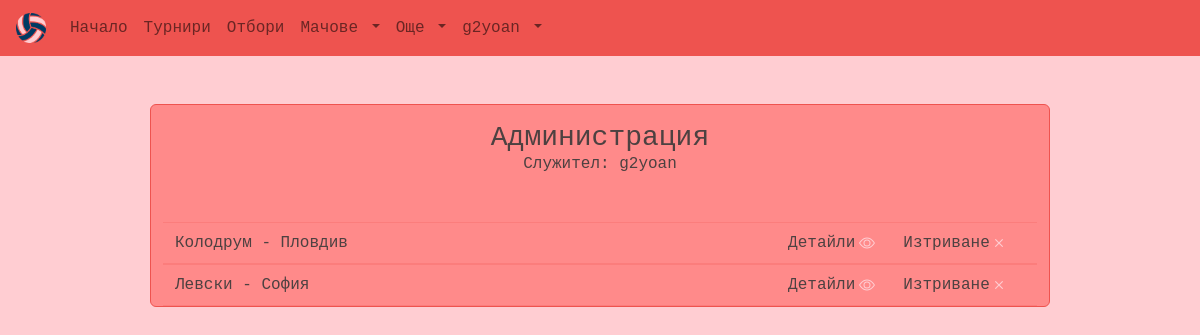
The app's page /myadmin/halls/ (signed in), older data.
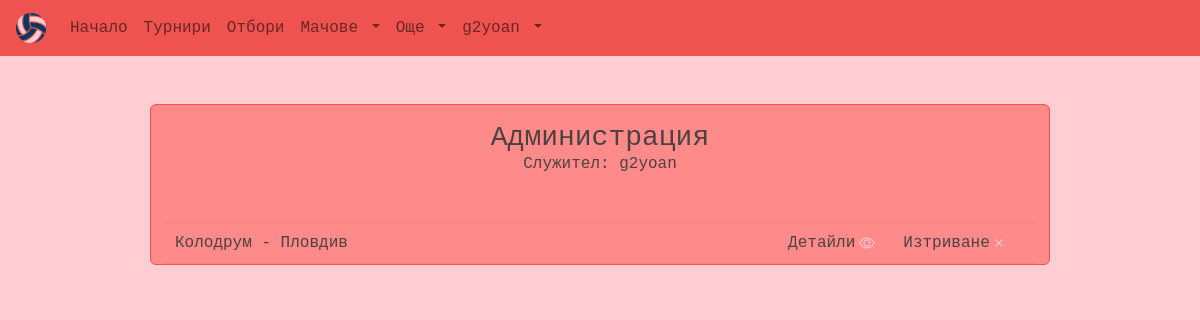
The same page, newer data.
### main/models.py (models this page shows)
class Hall(models.Model):
    id = models.UUIDField(primary_key=True, default=uuid.uuid4, editable=False)
    name = models.CharField(max_length=128, null=False, blank=False)
    location = models.CharField(max_length=128, null=False, blank=False)
    max_seats = models.PositiveIntegerField(validators=[MaxValueValidator(50000), MinValueValidator(500)], null=False, blank=False)
    picture = models.ImageField(upload_to="halls_pics", null=True, blank=True)
    def __str__(self):
        return f"{self.name} - {self.location}"

### main/views/views_admin.py (the view)
# urls.py: path('myadmin/halls/', views.admin_halls, name='admin_halls'),
@staff_member_required
def admin_halls(request):
    halls = Hall.objects.all()
    context = {"halls": halls}
    return render(request, "main/admin_templates/admin_halls.html", context)

### main/models.py (called while the page is built)
    def __str__(self):
        return self.username

### main/templates/main/admin_templates/admin_halls.html (shortened to what this page needs)
{% extends 'base.html' %}
{% block content %}
<main class="container-fluid text-font w-75 mt-5 h-100">
    <section class="row border-main rounded bg-sec my-5 align-items-center justify-content-center d-flex">
        <h3 class="text-center mt-3 mb-0">Администрация</h3>
        <h5 class="h6 text-center mb-5">Служител: {{request.user}}</h5>
        {% for hall in halls %}
        <article class="row d-flex align-items-center text-center">
            <hr class="mt-0 mb-2" style="color: var(--main-color)">
            <div class="col-8 d-flex align-items-center justify-content-start text-center">
                <span>{{hall}}</span>
            </div>
            <div class="col-2 d-flex align-items-center justify-content-end">
                <a class="text-decoration-none text-font link-bg"
                    href="{% url 'edit-hall' hall.id %}">
                    <span>Детайли</span>
                </a>
            </div>
            <div class="col-2 d-flex align-items-center justify-content-start">
                <a class="text-decoration-none text-font link-bg"
                    href="{% url 'delete-hall' hall.id %}">
                    <span>Изтриване</span>
                </a>
            </div>
            <hr class="mt-2 mb-0" style="color: var(--main-color)">
        </article>
        {% endfor %}
        {% endblock %}

Row changes from the older to the newer data that the page shows:
removed Hall: name+location "Левски - София"
